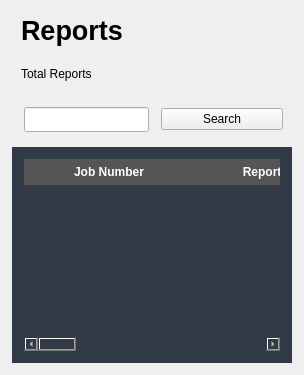
         <widget class="QWidget" name="reportsPage">
          <property name="styleSheet">
           <string notr="true"/>
          </property>
          <layout class="QVBoxLayout" name="verticalLayout_17">
           <property name="leftMargin">
            <number>12</number>
           </property>
           <property name="topMargin">
            <number>12</number>
           </property>
           <property name="rightMargin">
            <number>12</number>
           </property>
           <property name="bottomMargin">
            <number>12</number>
           </property>
           <item>
            <widget class="QWidget" name="reportsHeaderWidget" native="true">
             <property name="sizePolicy">
              <sizepolicy hsizetype="Preferred" vsizetype="MinimumExpanding">
               <horstretch>0</horstretch>
               <verstretch>0</verstretch>
              </sizepolicy>
             </property>
             <property name="minimumSize">
              <size>
               <width>0</width>
               <height>80</height>
              </size>
             </property>
             <property name="maximumSize">
              <size>
               <width>16777215</width>
               <height>80</height>
              </size>
             </property>
             <property name="styleSheet">
              <string notr="true"/>
             </property>
             <layout class="QVBoxLayout" name="verticalLayout_16">
              <property name="spacing">
               <number>-1</number>
              </property>
              <property name="topMargin">
               <number>0</number>
              </property>
              <property name="bottomMargin">
               <number>0</number>
              </property>
              <item>
               <widget class="QLabel" name="reportsHeader">
                <property name="font">
                 <font>
                  <pointsize>20</pointsize>
                  <weight>75</weight>
                  <bold>true</bold>
                 </font>
                </property>
                <property name="text">
                 <string>Reports</string>
                </property>
               </widget>
              </item>
              <item>
               <widget class="QLabel" name="totalReportsHeader">
                <property name="text">
                 <string>Total Reports </string>
                </property>
               </widget>
              </item>
             </layout>
            </widget>
           </item>
           <item>
            <widget class="QWidget" name="reportsSearchWidget" native="true">
             <property name="minimumSize">
              <size>
               <width>0</width>
               <height>0</height>
              </size>
             </property>
             <property name="maximumSize">
              <size>
               <width>16777215</width>
               <height>50</height>
              </size>
             </property>
             <property name="styleSheet">
              <string notr="true"/>
             </property>
             <layout class="QHBoxLayout" name="horizontalLayout_5">
              <property name="spacing">
               <number>12</number>
              </property>
              <property name="leftMargin">
               <number>12</number>
              </property>
              <item>
               <widget class="QLineEdit" name="reportsSearchLine">
                <property name="minimumSize">
                 <size>
                  <width>0</width>
                  <height>25</height>
                 </size>
                </property>
                <property name="text">
                 <string/>
                </property>
               </widget>
              </item>
              <item>
               <widget class="QPushButton" name="reportsSearchBtn">
                <property name="minimumSize">
                 <size>
                  <width>122</width>
                  <height>22</height>
                 </size>
                </property>
                <property name="text">
                 <string>Search</string>
                </property>
               </widget>
              </item>
             </layout>
            </widget>
           </item>
           <item>
            <widget class="QWidget" name="reportsTableWidget" native="true">
             <property name="styleSheet">
              <string notr="true">QHeaderView::section {
	background-color: #555555;
	color: #FFFFFF;
	font-weight: bold;	
	padding: 4px;
	border: none;
}

QTableWidget {
	gridline-color: gray;
	border: none;
	color:white; 
}

QTableWidget::item {
	padding: 5px;
	border: none;
}
QTableWidget::item:selected{
	background-color: none; 
	color:white; 
} 

QTableWidget::item:selected {
	background-color: rgb(107, 108, 108);
	color: white;
	border:none; 
	outline: none;
}
QTableWidget::item:focus {
	color: white; 
}

QTableCornerButton::section {
	background-color: #555555;
}

QHeaderView {
        background-color: #FFFFFF;
        border: none;
}

QWidget {
	background-color: #323a47; 
	color:white; 
}

QWidget#widget_2{
	background-color: #323a47;
	margin: 2px;
	border-radius: 5px;  
}
   
</string>
             </property>
             <layout class="QVBoxLayout" name="verticalLayout_18">
              <property name="spacing">
               <number>0</number>
              </property>
              <property name="leftMargin">
               <number>12</number>
              </property>
              <property name="topMargin">
               <number>12</number>
              </property>
              <property name="rightMargin">
               <number>12</number>
              </property>
              <property name="bottomMargin">
               <number>12</number>
              </property>
              <item>
               <widget class="QTableWidget" name="reportsTable">
                <property name="layoutDirection">
                 <enum>Qt::LeftToRight</enum>
                </property>
                <property name="styleSheet">
                 <string notr="true"/>
                </property>
                <property name="alternatingRowColors">
                 <bool>false</bool>
                </property>
                <property name="showGrid">
                 <bool>true</bool>
                </property>
                <property name="gridStyle">
                 <enum>Qt::SolidLine</enum>
                </property>
                <property name="sortingEnabled">
                 <bool>false</bool>
                </property>
                <property name="wordWrap">
                 <bool>true</bool>
                </property>
                <attribute name="horizontalHeaderCascadingSectionResizes">
                 <bool>false</bool>
                </attribute>
                <attribute name="horizontalHeaderDefaultSectionSize">
                 <number>170</number>
                </attribute>
                <attribute name="horizontalHeaderHighlightSections">
                 <bool>true</bool>
                </attribute>
                <attribute name="horizontalHeaderShowSortIndicator" stdset="0">
                 <bool>false</bool>
                </attribute>
                <attribute name="horizontalHeaderStretchLastSection">
                 <bool>false</bool>
                </attribute>
                <attribute name="verticalHeaderVisible">
                 <bool>false</bool>
                </attribute>
                <attribute name="verticalHeaderCascadingSectionResizes">
                 <bool>false</bool>
                </attribute>
                <attribute name="verticalHeaderHighlightSections">
                 <bool>true</bool>
                </attribute>
                <attribute name="verticalHeaderMinimumSectionSize">
                 <number>20</number>
                </attribute>
                <attribute name="verticalHeaderShowSortIndicator" stdset="0">
                 <bool>false</bool>
                </attribute>
                <attribute name="verticalHeaderStretchLastSection">
                 <bool>false</bool>
                </attribute>
                <column>
                 <property name="text">
                  <string>Job Number</string>
                 </property>
                </column>
                <column>
                 <property name="text">
                  <string>Report Type </string>
                 </property>
                </column>
                <column>
                 <property name="text">
                  <string>Parameter</string>
                 </property>
                </column>
                <column>
                 <property name="text">
                  <string>DIlution Factor</string>
                 </property>
                </column>
                <column>
                 <property name="text">
                  <string>Date Created </string>
                 </property>
                </column>
                <column>
                 <property name="text">
                  <string>Open Report </string>
                 </property>
                </column>
               </widget>
              </item>
             </layout>
            </widget>
           </item>
          </layout>
         </widget>
